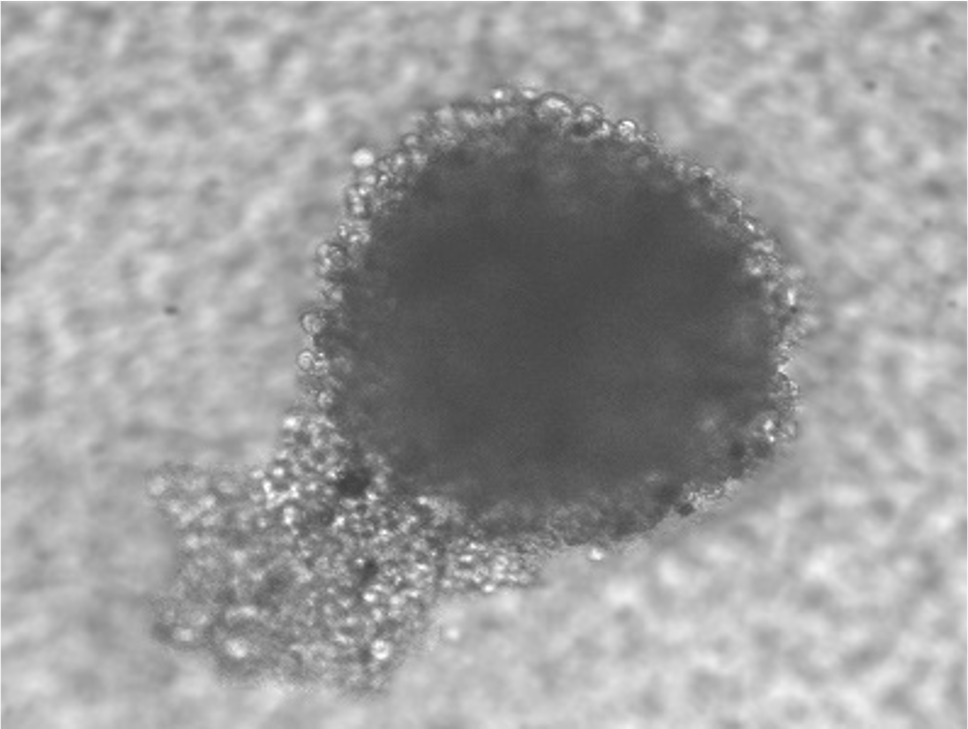
#> input picture Picture1.png, 968 x 729 px, shrunk from 2065 x 1555 before the run, found by its file name
$ python heatmap_picture1.py
#> lines starting #> are read from the running program, lines starting #| are printed output that depends on the picture; after the words box and inside, x2 and y2 are one past the last pixel; in counts of white or black regions, pixels touching at a corner belong together
"""
3D density heatmap for Picture1.png.
X and Y axes show actual image pixel coordinates.
"""

import cv2
import numpy as np
import matplotlib
matplotlib.use("Agg")
import matplotlib.pyplot as plt
from matplotlib import cm
from mpl_toolkits.mplot3d import Axes3D  # noqa
from scipy.ndimage import gaussian_filter
from PIL import Image
import os

IMAGE_PATH = "Picture1.png"
OUTPUT_PATH = "results/heatmap_picture1_3d.png"
SIGMA = 25          # Gaussian smoothing radius in pixels
CELL_THRESHOLD = 150  # pixels darker than this are cells; brighter = background


def load_density(image_path: str) -> tuple[np.ndarray, int, int]:
    """
    Hard-threshold: only pixels darker than CELL_THRESHOLD count as cells.
    Background noise (gray ~170-200) is zeroed out entirely.
    """
    img = np.array(Image.open(image_path).convert("L"), dtype=np.float32)
    h, w = img.shape
    print(f"  Image size: {w} x {h} px")

    # Cell mask: 1 where pixel is darker than threshold, 0 elsewhere
    cell_mask = (img < CELL_THRESHOLD).astype(np.float32)
    # Weight by how dark the pixel is within the cell region
    darkness = np.where(cell_mask, CELL_THRESHOLD - img, 0.0)
    darkness /= darkness.max()
    print(f"  Cell pixels: {int(cell_mask.sum())} / {w*h} ({100*cell_mask.mean():.1f}%)")
    return darkness, w, h


def make_3d_heatmap(raw_density: np.ndarray, img_w: int, img_h: int, out_path: str):
    density = gaussian_filter(raw_density, sigma=SIGMA)
    dmax = density.max()
    if dmax > 0:
        density /= dmax

    h, w = density.shape
    # Downsample for speed while keeping aspect ratio
    step = max(1, min(h, w) // 200)
    ds = density[::step, ::step]
    dh, dw = ds.shape

    # Pixel-coordinate axes
    x = np.arange(dw) * step   # columns → X
    y = np.arange(dh) * step   # rows    → Y
    X, Y = np.meshgrid(x, y)

    fig = plt.figure(figsize=(10, 7), dpi=150)
    fig.patch.set_facecolor("white")

    ax3d = fig.add_axes([0.02, 0.02, 0.72, 0.94], projection="3d")
    cmap = cm.jet

    surf = ax3d.plot_surface(
        X, Y, ds,
        cmap=cmap, linewidth=0, antialiased=True,
        rcount=150, ccount=150,
    )

    ax3d.set_xlim(0, img_w); ax3d.set_ylim(0, img_h); ax3d.set_zlim(0, 1)
    ax3d.set_xlabel("X (pixels)", fontsize=9, labelpad=8)
    ax3d.set_ylabel("Y (pixels)", fontsize=9, labelpad=8)
    ax3d.set_zlabel("Density", fontsize=9, labelpad=6)

    # Tick marks at round pixel values
    xticks = np.linspace(0, img_w, 5, dtype=int)
    yticks = np.linspace(0, img_h, 5, dtype=int)
    ax3d.set_xticks(xticks); ax3d.set_xticklabels(xticks)
    ax3d.set_yticks(yticks); ax3d.set_yticklabels(yticks)
    ax3d.set_zticks([0, 0.25, 0.5, 0.75, 1.0])
    ax3d.tick_params(labelsize=7)

    for pane in [ax3d.xaxis.pane, ax3d.yaxis.pane, ax3d.zaxis.pane]:
        pane.fill = False
        pane.set_edgecolor("lightgrey")
    ax3d.grid(True, color="lightgrey", linewidth=0.4)
    ax3d.view_init(elev=28, azim=-55)

    cbar = fig.colorbar(surf, ax=ax3d, shrink=0.5, aspect=12,
                        pad=0.0, location="left")
    cbar.set_ticks([0, 0.25, 0.5, 0.75, 1.0])
    cbar.ax.tick_params(labelsize=7)

    ax3d.set_title("Cell Density — Picture1", fontsize=12, fontweight="bold", pad=12)

    # 2D top-down inset
    ax2d = fig.add_axes([0.70, 0.52, 0.26, 0.40])
    im2d = ax2d.imshow(density, cmap=cmap, origin="upper",
                       vmin=0, vmax=1, extent=[0, img_w, img_h, 0])
    ax2d.set_xlabel("X (px)", fontsize=7)
    ax2d.set_ylabel("Y (px)", fontsize=7)
    xt2 = np.linspace(0, img_w, 3, dtype=int)
    yt2 = np.linspace(0, img_h, 3, dtype=int)
    ax2d.set_xticks(xt2); ax2d.set_yticks(yt2)
    ax2d.tick_params(labelsize=6)
    fig.colorbar(im2d, ax=ax2d, shrink=0.9, aspect=10, pad=0.04).ax.tick_params(labelsize=6)

    os.makedirs(os.path.dirname(out_path), exist_ok=True)
    plt.savefig(out_path, dpi=150, bbox_inches="tight", facecolor="white")
    plt.close(fig)
    print(f"  Saved → {out_path}")


def main():
    print("Generating 3D density heatmap for Picture1.png …")
    raw_density, img_w, img_h = load_density(IMAGE_PATH)
#|   Image size: 968 x 729 px
#> in load_density, `cell_mask = (img < CELL_THRESHOLD).astype(np.float32)`:
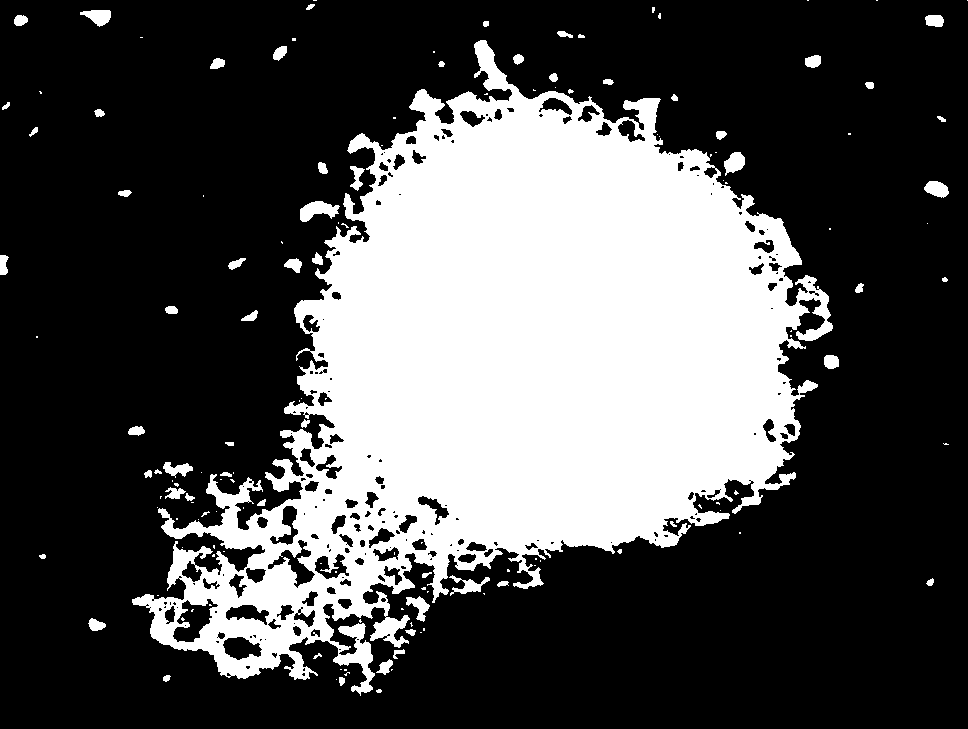
#> cell_mask: shape (729, 968) float32; values 0 (black) and 1 (white), 30.9% white; 147 white regions (86 under 20 px), largest, box (x1, y1, x2, y2) and area: (132, 40, 833, 696) 211501, (300, 201, 340, 222) 497, (80, 10, 111, 27) 326
#> in load_density, `darkness = np.where(cell_mask, CELL_THRESHOLD - img, 0.0)`:
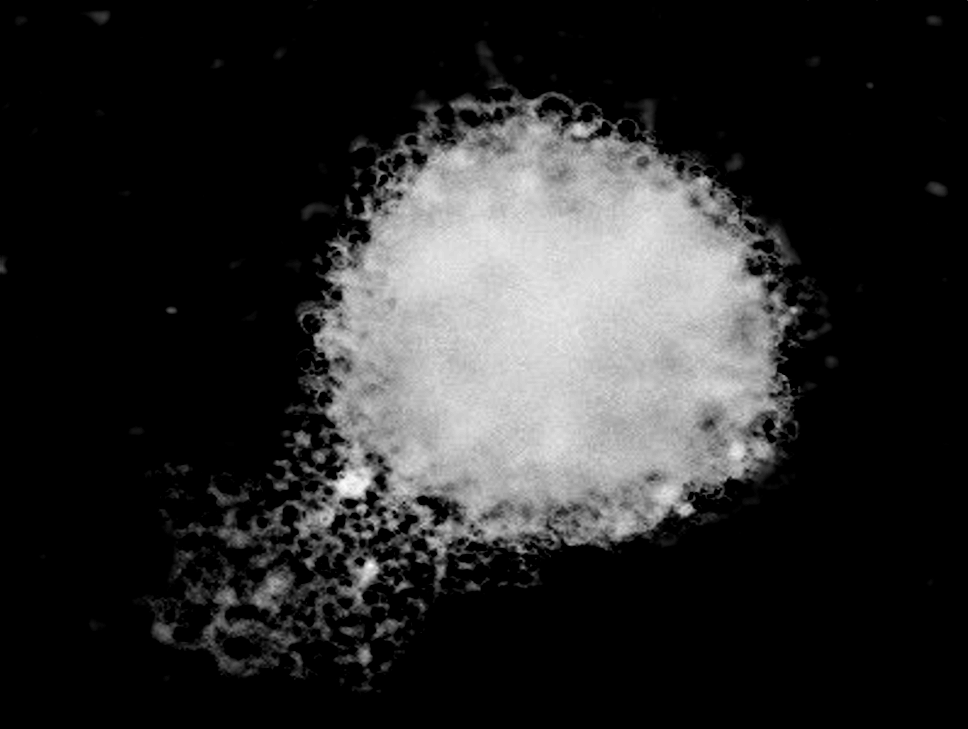
#> darkness: shape (729, 968) float32; min 0, max 87, mean 14.9; drawn with min black and max white
#|   Cell pixels: 218270 / 705672 (30.9%)
#> img_w = 968; img_h = 729
    make_3d_heatmap(raw_density, img_w, img_h, OUTPUT_PATH)
#> in make_3d_heatmap, `density = gaussian_filter(raw_density, sigma=SIGMA)`:
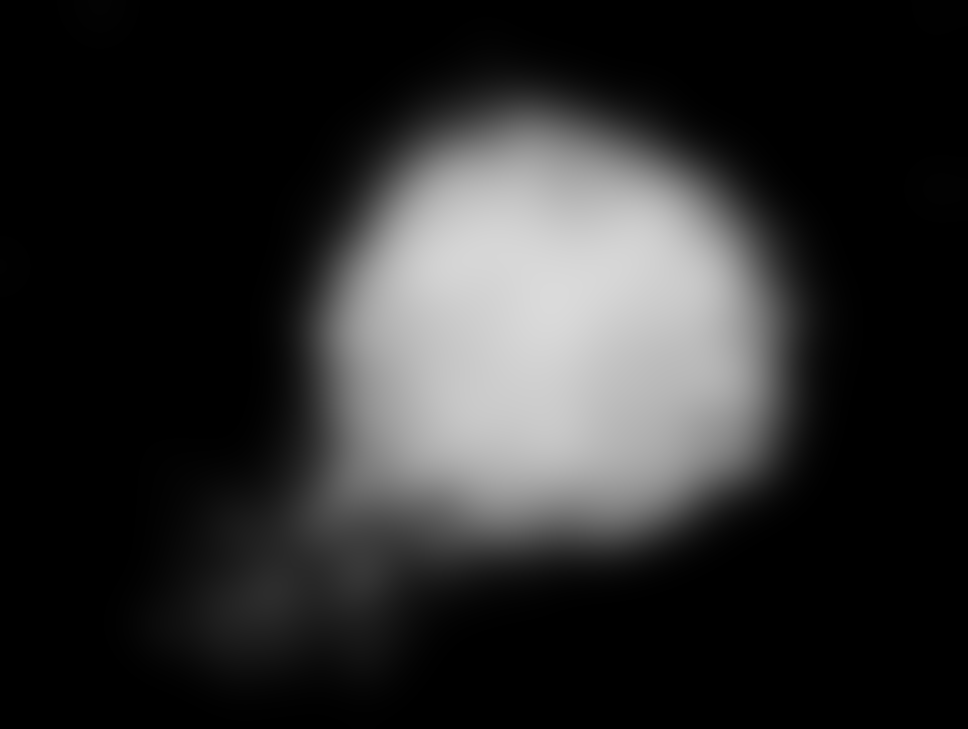
#> density: shape (729, 968) float32; min 0, max 0.857, mean 0.171
#> in make_3d_heatmap, `dmax = density.max()`: dmax = 0.857
#> in make_3d_heatmap, `density /= dmax`:
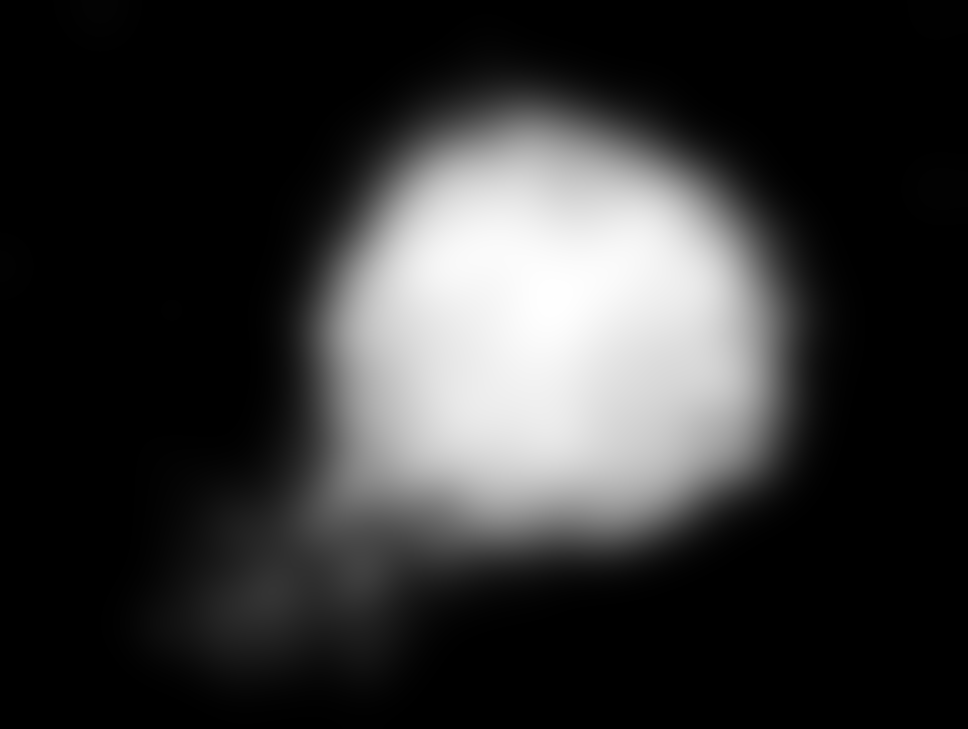
#> density: shape (729, 968) float32; min 0, max 1, mean 0.199
#> in make_3d_heatmap, `surf = ax3d.plot_surface( X, Y, ds, cmap=cmap, linewidth=0, antialiase..`:
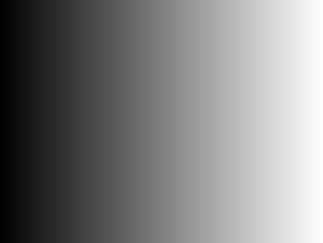
#> X: shape (243, 323) int64; min 0, max 966, mean 483; drawn with min black and max white
#> in make_3d_heatmap, `plt.savefig(out_path, dpi=150, bbox_inches="tight", facecolor="white")`:
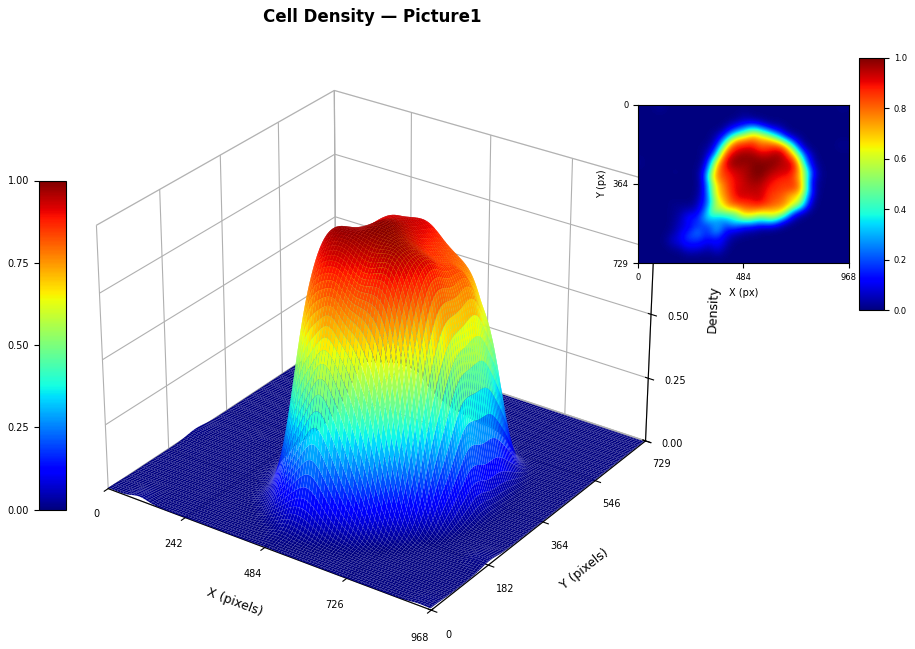
#> figure drawn by matplotlib, 4 panels
    print("Done.")


if __name__ == "__main__":
    main()

$ run again, with 0.png copied over Picture1.png
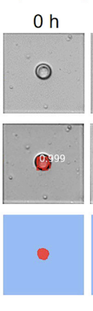
#> input picture 0.png, 93 x 311 px, shrunk from 129 x 433 before the run, found by its file name
#|   Image size: 93 x 311 px
#> cell_mask: shape (311, 93) float32; values 0 (black) and 1 (white), 3.3% white; 38 white regions (32 under 20 px), largest, box (x1, y1, x2, y2) and area: (3, 124, 84, 204) 259, (34, 154, 52, 171) 217, (35, 63, 52, 80) 140, (37, 248, 49, 260) 113, (34, 14, 43, 28) 57, (50, 14, 58, 28) 52
#> in load_density, `darkness /= darkness.max()`:
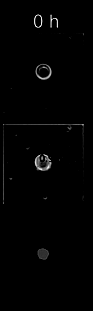
#> darkness: shape (311, 93) float32; min 0, max 1, mean 0.00932
#|   Cell pixels: 944 / 28923 (3.3%)
#> img_w = 93; img_h = 311
#> dmax = 0.0249
#> in make_3d_heatmap, `plt.savefig(out_path, dpi=150, bbox_inches="tight", facecolor="white")`:
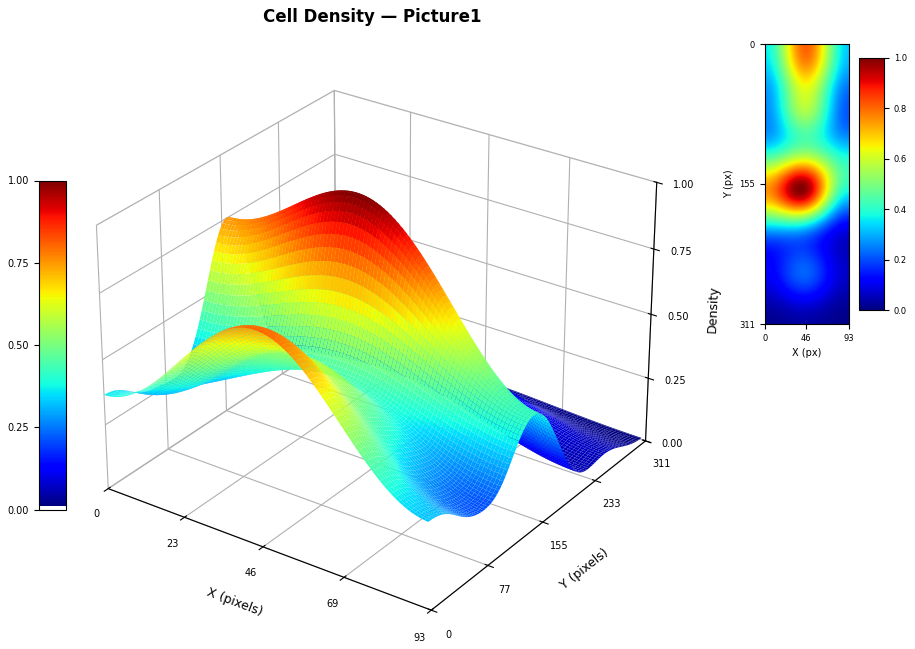
#> figure drawn by matplotlib, 4 panels

$ run again, with 24.png copied over Picture1.png
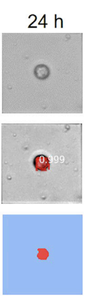
#> input picture 24.png, 85 x 305 px, shrunk from 119 x 425 before the run, found by its file name
#|   Image size: 85 x 305 px
#> cell_mask: shape (305, 85) float32; values 0 (black) and 1 (white), 2.5% white; 12 white regions (6 under 20 px), largest, box (x1, y1, x2, y2) and area: (33, 154, 50, 171) 215, (34, 64, 50, 80) 137, (37, 248, 49, 260) 114, (28, 14, 37, 28) 53, (38, 14, 47, 28) 52, (55, 14, 63, 28) 45
#> in load_density, `darkness /= darkness.max()`:
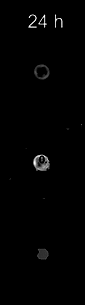
#> darkness: shape (305, 85) float32; min 0, max 1, mean 0.00848
#|   Cell pixels: 636 / 25925 (2.5%)
#> img_w = 85; img_h = 305
#> dmax = 0.0276
#> in make_3d_heatmap, `plt.savefig(out_path, dpi=150, bbox_inches="tight", facecolor="white")`:
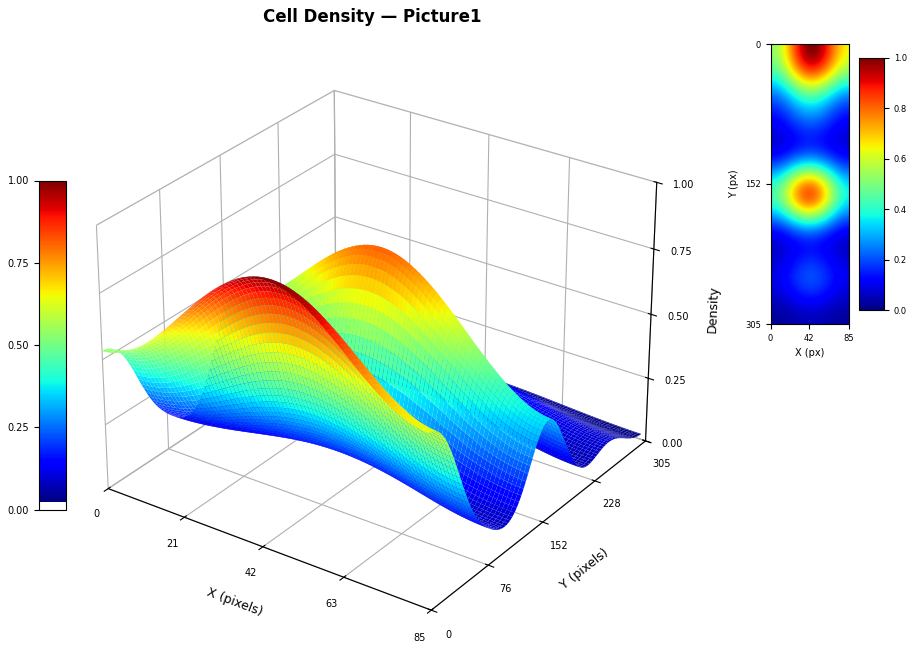
#> figure drawn by matplotlib, 4 panels
